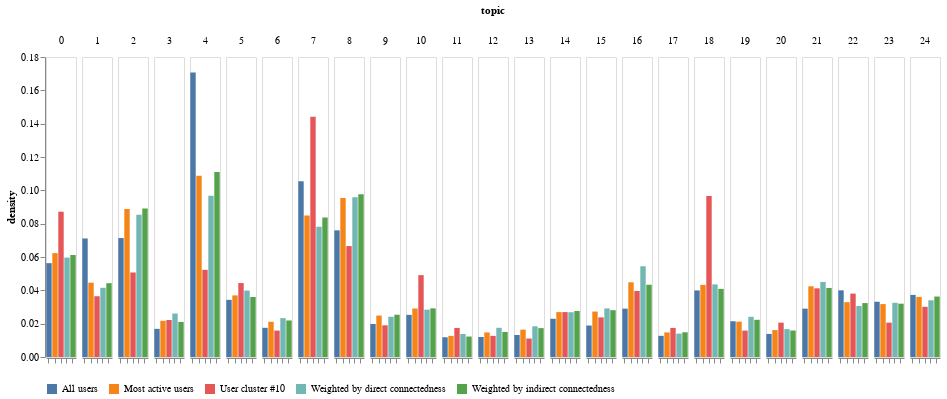

The notebook cell saved with this chart:
### Code cell
all_data = pd.concat([simple_counts, selected_user_counts, direct_pg_counts, indirect_pg_counts, cluster10])

alt.Chart(all_data).mark_bar().encode(
    x=alt.X('type', title="",axis=alt.Axis(labelExpr="")), 
    y= alt.Y('density', axis=alt.Axis(grid=False)),
    color=alt.Color("type", legend=alt.Legend(orient='bottom', title="")),
    column=alt.Column("topic:O", spacing=4)
).properties(height = 300, width = 30)

### Figure 1 — Vega-Lite specification as saved in the notebook (floating-point values rounded to 4 significant figures)
{"config": {"view": {"continuousWidth": 400, "continuousHeight": 300}}, "data": {"name": "data-aad6f8e2c980edfb280955a664fc3da2"}, "mark": "bar", "encoding": {"color": {"field": "type", "legend": {"orient": "bottom", "title": ""}, "type": "nominal"}, "column": {"field": "topic", "spacing": 4, "type": "ordinal"}, "x": {"axis": {"labelExpr": ""}, "field": "type", "title": "", "type": "nominal"}, "y": {"axis": {"grid": false}, "field": "density", "type": "quantitative"}}, "height": 300, "width": 30, "$schema": "https://vega.github.io/schema/vega-lite/v4.17.0.json", "datasets": {"data-aad6f8e2c980edfb280955a664fc3da2": [{"topic": 0, "count": 4506.0, "type": "All users", "density": 0.05631}, {"topic": 1, "count": 5691.0, "type": "All users", "density": 0.07112}, {"topic": 2, "count": 5711.0, "type": "All users", "density": 0.07137}, {"topic": 3, "count": 1352.0, "type": "All users", "density": 0.0169}, {"topic": 4, "count": 13660.0, "type": "All users", "density": 0.1707}, {"topic": 5, "count": 2745.0, "type": "All users", "density": 0.0343}, {"topic": 6, "count": 1402.0, "type": "All users", "density": 0.01752}, {"topic": 7, "count": 8438.0, "type": "All users", "density": 0.1054}, {"topic": 8, "count": 6081.0, "type": "All users", "density": 0.07599}, {"topic": 9, "count": 1587.0, "type": "All users", "density": 0.01983}, {"topic": 10, "count": 2023.0, "type": "All users", "density": 0.02528}, {"topic": 11, "count": 948.0, "type": "All users", "density": 0.01185}, {"topic": 12, "count": 961.0, "type": "All users", "density": 0.01201}, {"topic": 13, "count": 1056.0, "type": "All users", "density": 0.0132}, {"topic": 14, "count": 1836.0, "type": "All users", "density": 0.02294}, {"topic": 15, "count": 1511.0, "type": "All users", "density": 0.01888}, {"topic": 16, "count": 2321.0, "type": "All users", "density": 0.02901}, {"topic": 17, "count": 1017.0, "type": "All users", "density": 0.01271}, {"topic": 18, "count": 3196.0, "type": "All users", "density": 0.03994}, {"topic": 19, "count": 1716.0, "type": "All users", "density": 0.02144}, {"topic": 20, "count": 1108.0, "type": "All users", "density": 0.01385}, {"topic": 21, "count": 2321.0, "type": "All users", "density": 0.02901}, {"topic": 22, "count": 3202.0, "type": "All users", "density": 0.04001}, {"topic": 23, "count": 2653.0, "type": "All users", "density": 0.03315}, {"topic": 24, "count": 2982.0, "type": "All users", "density": 0.03727}, {"topic": 0, "count": 752.0, "type": "Most active users", "density": 0.06232}, {"topic": 1, "count": 538.0, "type": "Most active users", "density": 0.04458}, {"topic": 2, "count": 1071.0, "type": "Most active users", "density": 0.08875}, {"topic": 3, "count": 262.0, "type": "Most active users", "density": 0.02171}, {"topic": 4, "count": 1313.0, "type": "Most active users", "density": 0.1088}, {"topic": 5, "count": 446.0, "type": "Most active users", "density": 0.03696}, {"topic": 6, "count": 255.0, "type": "Most active users", "density": 0.02113}, {"topic": 7, "count": 1025.0, "type": "Most active users", "density": 0.08494}, {"topic": 8, "count": 1152.0, "type": "Most active users", "density": 0.09547}, {"topic": 9, "count": 300.0, "type": "Most active users", "density": 0.02486}, {"topic": 10, "count": 351.0, "type": "Most active users", "density": 0.02909}, {"topic": 11, "count": 153.0, "type": "Most active users", "density": 0.01268}, {"topic": 12, "count": 178.0, "type": "Most active users", "density": 0.01475}, {"topic": 13, "count": 198.0, "type": "Most active users", "density": 0.01641}, {"topic": 14, "count": 325.0, "type": "Most active users", "density": 0.02693}, {"topic": 15, "count": 329.0, "type": "Most active users", "density": 0.02726}, {"topic": 16, "count": 541.0, "type": "Most active users", "density": 0.04483}, {"topic": 17, "count": 178.0, "type": "Most active users", "density": 0.01475}, {"topic": 18, "count": 522.0, "type": "Most active users", "density": 0.04326}, {"topic": 19, "count": 256.0, "type": "Most active users", "density": 0.02121}, {"topic": 20, "count": 195.0, "type": "Most active users", "density": 0.01616}, {"topic": 21, "count": 512.0, "type": "Most active users", "density": 0.04243}, {"topic": 22, "count": 397.0, "type": "Most active users", "density": 0.0329}, {"topic": 23, "count": 383.0, "type": "Most active users", "density": 0.03174}, {"topic": 24, "count": 435.0, "type": "Most active users", "density": 0.03605}, {"topic": 0, "count": 0.1252, "type": "Weighted by direct connectedness", "density": 0.05966}, {"topic": 1, "count": 0.08712, "type": "Weighted by direct connectedness", "density": 0.04153}, {"topic": 2, "count": 0.1791, "type": "Weighted by direct connectedness", "density": 0.08537}, {"topic": 3, "count": 0.05471, "type": "Weighted by direct connectedness", "density": 0.02608}, {"topic": 4, "count": 0.203, "type": "Weighted by direct connectedness", "density": 0.09674}, {"topic": 5, "count": 0.08363, "type": "Weighted by direct connectedness", "density": 0.03986}, {"topic": 6, "count": 0.0489, "type": "Weighted by direct connectedness", "density": 0.02331}, {"topic": 7, "count": 0.164, "type": "Weighted by direct connectedness", "density": 0.07816}, {"topic": 8, "count": 0.2012, "type": "Weighted by direct connectedness", "density": 0.09592}, {"topic": 9, "count": 0.05062, "type": "Weighted by direct connectedness", "density": 0.02413}, {"topic": 10, "count": 0.05958, "type": "Weighted by direct connectedness", "density": 0.0284}, {"topic": 11, "count": 0.02897, "type": "Weighted by direct connectedness", "density": 0.01381}, {"topic": 12, "count": 0.03675, "type": "Weighted by direct connectedness", "density": 0.01752}, {"topic": 13, "count": 0.03865, "type": "Weighted by direct connectedness", "density": 0.01843}, {"topic": 14, "count": 0.05636, "type": "Weighted by direct connectedness", "density": 0.02687}, {"topic": 15, "count": 0.06115, "type": "Weighted by direct connectedness", "density": 0.02915}, {"topic": 16, "count": 0.1143, "type": "Weighted by direct connectedness", "density": 0.05446}, {"topic": 17, "count": 0.0294, "type": "Weighted by direct connectedness", "density": 0.01401}, {"topic": 18, "count": 0.0914, "type": "Weighted by direct connectedness", "density": 0.04357}, {"topic": 19, "count": 0.05057, "type": "Weighted by direct connectedness", "density": 0.0241}, {"topic": 20, "count": 0.03513, "type": "Weighted by direct connectedness", "density": 0.01675}, {"topic": 21, "count": 0.09448, "type": "Weighted by direct connectedness", "density": 0.04503}, {"topic": 22, "count": 0.06422, "type": "Weighted by direct connectedness", "density": 0.03061}, {"topic": 23, "count": 0.06823, "type": "Weighted by direct connectedness", "density": 0.03252}, {"topic": 24, "count": 0.07137, "type": "Weighted by direct connectedness", "density": 0.03402}, {"topic": 0, "count": 0.09324, "type": "Weighted by indirect connectedness", "density": 0.06119}, {"topic": 1, "count": 0.06747, "type": "Weighted by indirect connectedness", "density": 0.04428}, {"topic": 2, "count": 0.1357, "type": "Weighted by indirect connectedness", "density": 0.08907}, {"topic": 3, "count": 0.03204, "type": "Weighted by indirect connectedness", "density": 0.02103}, {"topic": 4, "count": 0.1691, "type": "Weighted by indirect connectedness", "density": 0.111}, {"topic": 5, "count": 0.05488, "type": "Weighted by indirect connectedness", "density": 0.03602}, {"topic": 6, "count": 0.0334, "type": "Weighted by indirect connectedness", "density": 0.02192}, {"topic": 7, "count": 0.1276, "type": "Weighted by indirect connectedness", "density": 0.08372}, {"topic": 8, "count": 0.1488, "type": "Weighted by indirect connectedness", "density": 0.09763}, {"topic": 9, "count": 0.03863, "type": "Weighted by indirect connectedness", "density": 0.02535}, {"topic": 10, "count": 0.04447, "type": "Weighted by indirect connectedness", "density": 0.02919}, {"topic": 11, "count": 0.0187, "type": "Weighted by indirect connectedness", "density": 0.01227}, {"topic": 12, "count": 0.02291, "type": "Weighted by indirect connectedness", "density": 0.01503}, {"topic": 13, "count": 0.0264, "type": "Weighted by indirect connectedness", "density": 0.01733}, {"topic": 14, "count": 0.04205, "type": "Weighted by indirect connectedness", "density": 0.0276}, {"topic": 15, "count": 0.04279, "type": "Weighted by indirect connectedness", "density": 0.02809}, {"topic": 16, "count": 0.06605, "type": "Weighted by indirect connectedness", "density": 0.04335}, {"topic": 17, "count": 0.02261, "type": "Weighted by indirect connectedness", "density": 0.01484}, {"topic": 18, "count": 0.06226, "type": "Weighted by indirect connectedness", "density": 0.04086}, {"topic": 19, "count": 0.03401, "type": "Weighted by indirect connectedness", "density": 0.02232}, {"topic": 20, "count": 0.02422, "type": "Weighted by indirect connectedness", "density": 0.0159}, {"topic": 21, "count": 0.06313, "type": "Weighted by indirect connectedness", "density": 0.04143}, {"topic": 22, "count": 0.0493, "type": "Weighted by indirect connectedness", "density": 0.03235}, {"topic": 23, "count": 0.04873, "type": "Weighted by indirect connectedness", "density": 0.03198}, {"topic": 24, "count": 0.05526, "type": "Weighted by indirect connectedness", "density": 0.03627}, {"topic": 0, "count": 55.0, "type": "User cluster #10", "density": 0.08716}, {"topic": 1, "count": 23.0, "type": "User cluster #10", "density": 0.03645}, {"topic": 2, "count": 32.0, "type": "User cluster #10", "density": 0.05071}, {"topic": 3, "count": 14.0, "type": "User cluster #10", "density": 0.02219}, {"topic": 4, "count": 33.0, "type": "User cluster #10", "density": 0.0523}, {"topic": 5, "count": 28.0, "type": "User cluster #10", "density": 0.04437}, {"topic": 6, "count": 10.0, "type": "User cluster #10", "density": 0.01585}, {"topic": 7, "count": 91.0, "type": "User cluster #10", "density": 0.1442}, {"topic": 8, "count": 42.0, "type": "User cluster #10", "density": 0.06656}, {"topic": 9, "count": 12.0, "type": "User cluster #10", "density": 0.01902}, {"topic": 10, "count": 31.0, "type": "User cluster #10", "density": 0.04913}, {"topic": 11, "count": 11.0, "type": "User cluster #10", "density": 0.01743}, {"topic": 12, "count": 8.0, "type": "User cluster #10", "density": 0.01268}, {"topic": 13, "count": 7.0, "type": "User cluster #10", "density": 0.01109}, {"topic": 14, "count": 17.0, "type": "User cluster #10", "density": 0.02694}, {"topic": 15, "count": 15.0, "type": "User cluster #10", "density": 0.02377}, {"topic": 16, "count": 25.0, "type": "User cluster #10", "density": 0.03962}, {"topic": 17, "count": 11.0, "type": "User cluster #10", "density": 0.01743}, {"topic": 18, "count": 61.0, "type": "User cluster #10", "density": 0.09667}, {"topic": 19, "count": 10.0, "type": "User cluster #10", "density": 0.01585}, {"topic": 20, "count": 13.0, "type": "User cluster #10", "density": 0.0206}, {"topic": 21, "count": 26.0, "type": "User cluster #10", "density": 0.0412}, {"topic": 22, "count": 24.0, "type": "User cluster #10", "density": 0.03803}, {"topic": 23, "count": 13.0, "type": "User cluster #10", "density": 0.0206}, {"topic": 24, "count": 19.0, "type": "User cluster #10", "density": 0.03011}]}}
